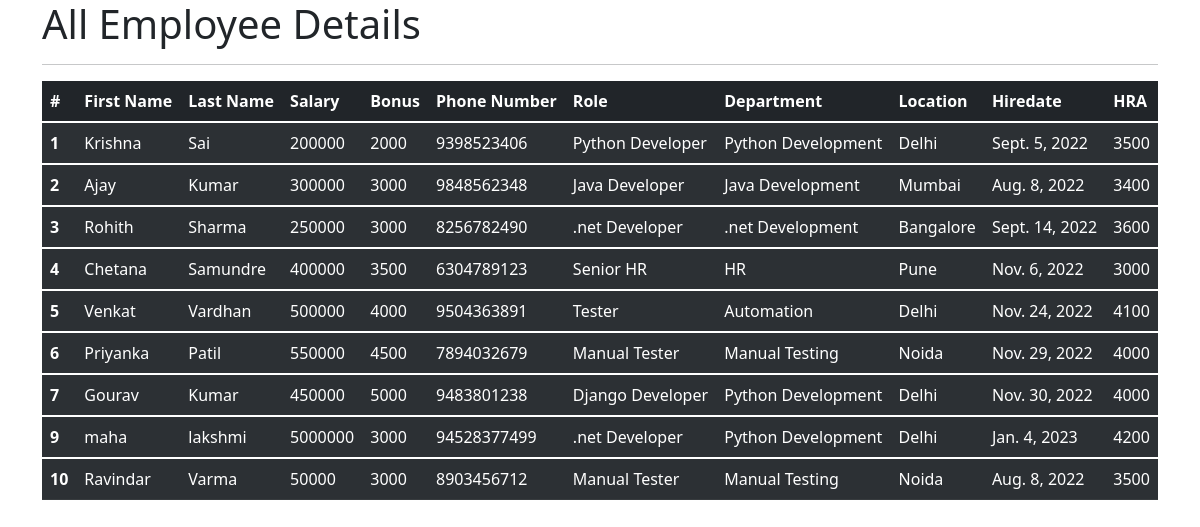
The app's page /emp_app/all_emp with its own data.
### emp_app/models.py (models this page shows, shortened)
class Employee(models.Model):
    first_name = models.CharField(max_length=100,null=False)
    last_name = models.CharField(max_length=100)
    salary = models.IntegerField(default=0)
    bonus=models.IntegerField(default=0)
    phone=models.IntegerField(default=0)
    dept = models.ForeignKey(Department,on_delete=models.CASCADE)
    role= models.ForeignKey(role,on_delete=models.CASCADE)
    hire_data=models.DateField()
    hra=models.IntegerField(default=10000)
    def __str__(self):
        return "%s %s %s" %(self.first_name,self.last_name,self.phone)

class role(models.Model):
    name=models.CharField(max_length=100,null=False)

class Department(models.Model):
    name=models.CharField(max_length=100,null=False)
    location=models.CharField(max_length=100)

### emp_app/views.py (the view)
# urls.py: path('all_emp',views.all_emp, name='all_emp'),
def all_emp(request):
    emps=Employee.objects.all()
    context={
        'emps':emps
    }
    print(context)
    return render(request, 'view_all_emp.html',context)

### django_ex/office_emp_proj/emp_app/templates/view_all_emp.html (shortened to what this page needs)
<!DOCTYPE html>
<html lang="en">
<head>
    <link href="https://cdn.jsdelivr.net/npm/bootstrap@5.1.3/dist/css/bootstrap.min.css" rel="stylesheet">
</head>
<body>
    <div class="container">
             <h1>All Employee Details</h1>
        <hr>
        <table class="table table-dark table-striped">
            <thead>
              <tr>
                <th scope="col">#</th>
                <th scope="col">First Name</th>
                <th scope="col">Last Name</th>
                <th scope="col">Salary</th>
                <th scope="col">Bonus</th>
                <th scope="col">Phone Number</th>
                <th scope="col">Role</th>
                <th scope="col">Department</th>
                <th scope="col">Location</th>
                <th scope="col">Hiredate</th>
                <th scope="col">HRA</th>
              </tr>
            </thead>
                 {% for emp in emps %}
            <tbody>
              <tr>
                <th scope="row">{{emp.id}}</th>
                <td>{{emp.first_name}}</td>
                <td>{{emp.last_name}}</td>
                <td>{{emp.salary}}</td>
                <td>{{emp.bonus}}</td>
                <td>{{emp.phone}}</td>
                <td>{{emp.role.name}}</td>
                <td>{{emp.dept.name}}</td>
                <td>{{emp.dept.location}}</td>
                <td>{{emp.hire_data}}</td>
                <td>{{emp.hra}}</td>
              </tr>
            </tbody>
                {% endfor %}
        </table>
    </div>
  </body>
</html>

### records on screen
Employee: id "1", first_name "Krishna", last_name "Sai", salary "200000", bonus "2000", phone "9398523406", role.name "Python Developer", dept.name "Python Development", dept.location "Delhi", hire_data "Sept. 5, 2022", hra "3500"
Employee: id "2", first_name "Ajay", last_name "Kumar", salary "300000", bonus "3000", phone "9848562348", role.name "Java Developer", dept.name "Java Development", dept.location "Mumbai", hire_data "Aug. 8, 2022", hra "3400"
Employee: id "3", first_name "Rohith", last_name "Sharma", salary "250000", bonus "3000", phone "8256782490", role.name ".net Developer", dept.name ".net Development", dept.location "Bangalore", hire_data "Sept. 14, 2022", hra "3600"
Employee: id "4", first_name "Chetana", last_name "Samundre", salary "400000", bonus "3500", phone "6304789123", role.name "Senior HR", dept.name "HR", dept.location "Pune", hire_data "Nov. 6, 2022", hra "3000"
Employee: id "5", first_name "Venkat", last_name "Vardhan", salary "500000", bonus "4000", phone "9504363891", role.name "Tester", dept.name "Automation", dept.location "Delhi", hire_data "Nov. 24, 2022", hra "4100"
Employee: id "6", first_name "Priyanka", last_name "Patil", salary "550000", bonus "4500", phone "7894032679", role.name "Manual Tester", dept.name "Manual Testing", dept.location "Noida", hire_data "Nov. 29, 2022", hra "4000"
Employee: id "7", first_name "Gourav", last_name "Kumar", salary "450000", bonus "5000", phone "9483801238", role.name "Django Developer", dept.name "Python Development", dept.location "Delhi", hire_data "Nov. 30, 2022", hra "4000"
Employee: id "9", first_name "maha", last_name "lakshmi", salary "5000000", bonus "3000", phone "94528377499", role.name ".net Developer", dept.name "Python Development", dept.location "Delhi", hire_data "Jan. 4, 2023", hra "4200"
Employee: id "10", first_name "Ravindar", last_name "Varma", salary "50000", bonus "3000", phone "8903456712", role.name "Manual Tester", dept.name "Manual Testing", dept.location "Noida", hire_data "Aug. 8, 2022", hra "3500"
